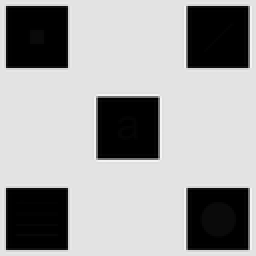
%> input picture CSE-3226 Digital Image Processing Lab/Lab work 13.03.17/Fig0326(a)(embedded_square_noisy_512).tif, 128 x 128 px, shrunk from 512 x 512 before the run (shown 2 times larger)
$ octave LocalHistogram.m   (GNU Octave 9; MATLAB toolbox functions it lacks are replaced by stand-ins)
%> lines starting %> are read from the running program, lines starting %| are printed output that depends on the picture
% solution iii
img4 = imread('Fig0326(a)(embedded_square_noisy_512).tif');
%> img4 is the input picture: size 128x128 uint8; min 0, max 245, mean 161

[row,column] = size(img4);
%> row = 128; column = 128
tempImg = zeros(row+2,column+2);

for i=1:row
    for j=1:column
        tempImg(i+1,j+1) = img4(i,j);
    end
end
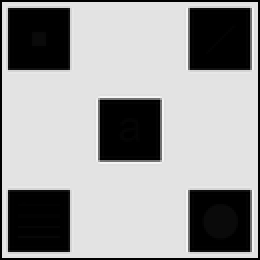
%> tempImg: size 130x130 double (shown 2 times larger); min 0, max 245, mean 156.1
%figure,imshow(tempImg);
%figure,imshow(img4);

pImg = zeros(row,column);
tempImg2 = zeros(3,3);
%figure,imshow(tempImg2);
for m=1:row
    for n=1:column
        x=m+1;
        y=n+1;

        tempImg2(1,1)=tempImg(x-1,y-1);
        tempImg2 (1,2)=tempImg(x-1,y);
        tempImg2(1,3)=tempImg(x-1,y+1);
        tempImg2(2,1)=tempImg(x,y-1);
        tempImg2(2,2)=tempImg(x,y);
        tempImg2(2,3)=tempImg(x,y+1);
        tempImg2(3,1)=tempImg(x+1,y-1);
        tempImg2(3,2)=tempImg(x+1,y);
        tempImg2(3,3)=tempImg(x+1,y+1);

        tempImg2 = histeq(tempImg2);
        pImg(m,n)=tempImg2(2,2);
    end
end
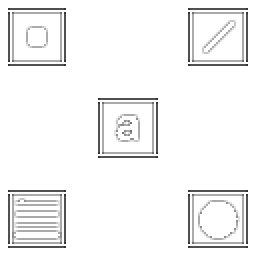
%> pImg: size 128x128 double (shown 2 times larger); min 0.206, max 1, mean 0.959
%> after the loop, tempImg2 = [1 1 0.556; 1 1 0.556; 0.556 0.556 0.556]
%subplot(3,3,9);
figure,imshow(pImg);
title('Local Histogram');
